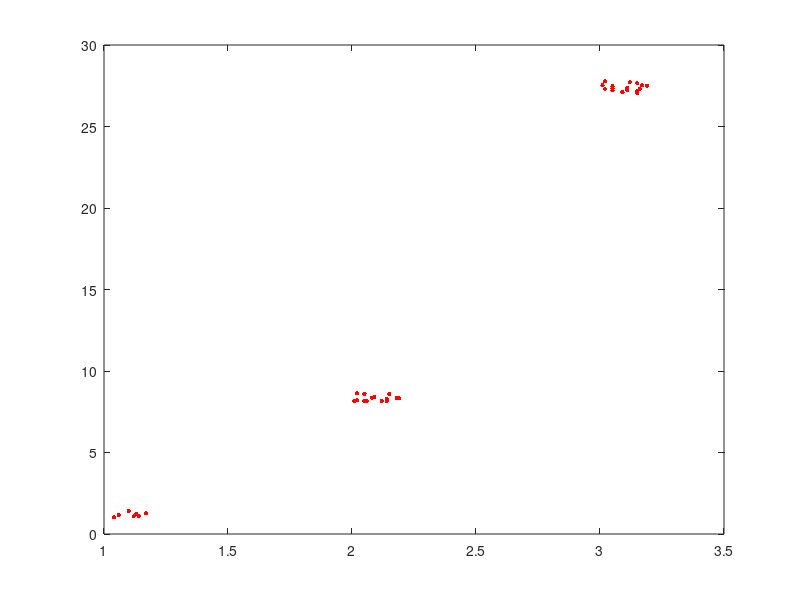

The MATLAB script that drew this image: (Note: this script raises an error after producing the figure.)
clear all
clc
close all

  xy=[2.010     8.170
      2.180     8.350
      1.130     1.230
      2.050     8.610
      1.040     1.020
      3.020    27.780
      2.050     8.170
      2.020     8.640
      3.170    27.520
      2.190     8.330
      1.140     1.120
      2.010     8.130
      1.060     1.160
      2.060     8.160
      3.110    27.220
      3.050    27.210
      3.150    27.050
      3.050    27.330
      3.120    27.710
      1.170     1.260
      3.150    27.650
      1.120     1.080
      3.010    27.520
      3.110    27.350
      2.120     8.160
      3.090    27.100
      2.090     8.390
      2.140     8.150
      3.190    27.510
      2.150     8.600
      3.050    27.470
      3.160    27.290
      2.020     8.210
      2.140     8.290
      3.010    27.530
      2.050     8.600
      1.100     1.420
      2.080     8.360
      3.150    27.150
      3.020    27.300];

x=xy(:,1)
y=xy(:,2)
n=length(x)
plot(x,y,'.r','MarkerSize',10)
 hold on
polDegry=7

for d=1:10
    m=d
    for i=0:m*2
        S(i+1)=sum(x(:).^i);
    end
    %
    for i=0:m
        T(i+1)=sum((x.^i).*y);
    end

    Sm=zeros(m+1,m+1);

    for i=1:m+1
        Sm(i,:)=S(i:i+m);
    end

    aa=Sm\T'
    % aa=flip(aa)
    xxxx=0:0.001:6;

   


    for k=1:length(xxxx)
        yyyy(k)=AproPoly(aa,xxxx(k));
    end

    plot(xxxx, yyyy, "g")
end
% Sm
function y=AproPoly(a,x)
n=length(a);
y=0;
for i=0:n-1
    y=y+x^i * a(i+1);
end
end

